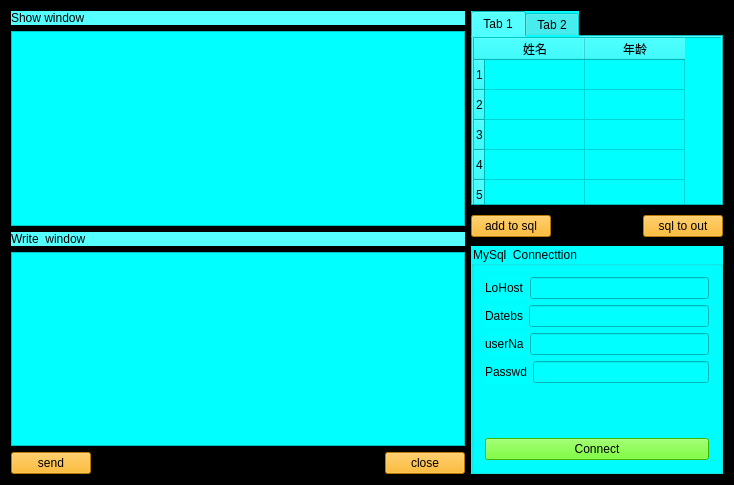
<?xml version="1.0" encoding="UTF-8"?>
<ui version="4.0">
 <class>ServerWidget</class>
 <widget class="QWidget" name="ServerWidget">
  <property name="geometry">
   <rect>
    <x>0</x>
    <y>0</y>
    <width>734</width>
    <height>485</height>
   </rect>
  </property>
  <property name="windowTitle">
   <string>ServerWidget</string>
  </property>
  <property name="styleSheet">
   <string notr="true">QWidget{
background-color: rgb(0, 0, 0);
}
QPushButton{
background-color: rgb(255, 170, 0);
}

QTabWidget{
background-color: rgb(85, 170, 0);
}</string>
  </property>
  <layout class="QHBoxLayout" name="horizontalLayout_8">
   <item>
    <layout class="QHBoxLayout" name="horizontalLayout_7">
     <item>
      <layout class="QVBoxLayout" name="verticalLayout_5">
       <item>
        <layout class="QVBoxLayout" name="verticalLayout_4">
         <item>
          <layout class="QVBoxLayout" name="verticalLayout">
           <item>
            <widget class="QLabel" name="label">
             <property name="styleSheet">
              <string notr="true">QWidget{
	font: 12pt &quot;Arial&quot;;
background-color: rgb(255, 255, 255);
	background-color: rgb(85, 255, 255);
}</string>
             </property>
             <property name="text">
              <string>Show window</string>
             </property>
            </widget>
           </item>
           <item>
            <widget class="QTextEdit" name="textEditRead">
             <property name="styleSheet">
              <string notr="true">background-color: rgb(0, 255, 255);
font: 14pt &quot;Arial&quot;;</string>
             </property>
             <property name="readOnly">
              <bool>true</bool>
             </property>
            </widget>
           </item>
          </layout>
         </item>
         <item>
          <layout class="QVBoxLayout" name="verticalLayout_2">
           <item>
            <widget class="QLabel" name="label_2">
             <property name="styleSheet">
              <string notr="true">QWidget{
	font: 12pt &quot;Arial&quot;;
background-color: rgb(85, 255, 255);
}</string>
             </property>
             <property name="text">
              <string>Write  window</string>
             </property>
            </widget>
           </item>
           <item>
            <widget class="QTextEdit" name="textEditWrite">
             <property name="styleSheet">
              <string notr="true">background-color: rgb(0, 255, 255);
font: 14pt &quot;Arial&quot;;</string>
             </property>
            </widget>
           </item>
          </layout>
         </item>
        </layout>
       </item>
       <item>
        <layout class="QHBoxLayout" name="horizontalLayout">
         <item>
          <widget class="QPushButton" name="btnSend">
           <property name="styleSheet">
            <string notr="true">font: 12pt &quot;Arial&quot;;</string>
           </property>
           <property name="text">
            <string>send</string>
           </property>
          </widget>
         </item>
         <item>
          <spacer name="horizontalSpacer">
           <property name="orientation">
            <enum>Qt::Horizontal</enum>
           </property>
           <property name="sizeHint" stdset="0">
            <size>
             <width>288</width>
             <height>20</height>
            </size>
           </property>
          </spacer>
         </item>
         <item>
          <widget class="QPushButton" name="btnClose">
           <property name="styleSheet">
            <string notr="true">font: 12pt &quot;Arial&quot;;</string>
           </property>
           <property name="text">
            <string>close</string>
           </property>
          </widget>
         </item>
        </layout>
       </item>
      </layout>
     </item>
     <item>
      <layout class="QVBoxLayout" name="verticalLayout_9">
       <item>
        <layout class="QVBoxLayout" name="verticalLayout_3">
         <item>
          <widget class="QTabWidget" name="tabWidget">
           <property name="styleSheet">
            <string notr="true">background-color: rgb(0, 255, 255);</string>
           </property>
           <property name="currentIndex">
            <number>0</number>
           </property>
           <widget class="QWidget" name="student">
            <attribute name="title">
             <string>Tab 1</string>
            </attribute>
            <widget class="QTableWidget" name="tableWidgetStu">
             <property name="geometry">
              <rect>
               <x>0</x>
               <y>0</y>
               <width>301</width>
               <height>421</height>
              </rect>
             </property>
             <property name="styleSheet">
              <string notr="true">font: 11pt &quot;Arial&quot;;
font: 75 12pt &quot;Arial&quot;;
background-color: rgb(0, 255, 255);</string>
             </property>
             <row>
              <property name="text">
               <string>1</string>
              </property>
             </row>
             <row>
              <property name="text">
               <string>2</string>
              </property>
             </row>
             <row>
              <property name="text">
               <string>3</string>
              </property>
             </row>
             <row>
              <property name="text">
               <string>4</string>
              </property>
             </row>
             <row>
              <property name="text">
               <string>5</string>
              </property>
             </row>
             <row>
              <property name="text">
               <string>6</string>
              </property>
             </row>
             <row>
              <property name="text">
               <string>7</string>
              </property>
             </row>
             <row>
              <property name="text">
               <string>8</string>
              </property>
             </row>
             <row>
              <property name="text">
               <string>9</string>
              </property>
             </row>
             <column>
              <property name="text">
               <string>姓名</string>
              </property>
             </column>
             <column>
              <property name="text">
               <string>年龄</string>
              </property>
             </column>
            </widget>
           </widget>
           <widget class="QWidget" name="programmer">
            <attribute name="title">
             <string>Tab 2</string>
            </attribute>
            <widget class="QTableWidget" name="tableWidgetPro">
             <property name="geometry">
              <rect>
               <x>0</x>
               <y>0</y>
               <width>291</width>
               <height>401</height>
              </rect>
             </property>
             <property name="styleSheet">
              <string notr="true">background-color: rgb(0, 255, 255);
font: 75 12pt &quot;Arial&quot;;</string>
             </property>
             <row>
              <property name="text">
               <string>1</string>
              </property>
             </row>
             <row>
              <property name="text">
               <string>2</string>
              </property>
             </row>
             <row>
              <property name="text">
               <string>3</string>
              </property>
             </row>
             <row>
              <property name="text">
               <string>4</string>
              </property>
             </row>
             <row>
              <property name="text">
               <string>5</string>
              </property>
             </row>
             <row>
              <property name="text">
               <string>6</string>
              </property>
             </row>
             <row>
              <property name="text">
               <string>7</string>
              </property>
             </row>
             <row>
              <property name="text">
               <string>8</string>
              </property>
             </row>
             <row>
              <property name="text">
               <string>9</string>
              </property>
             </row>
             <column>
              <property name="text">
               <string>姓名</string>
              </property>
             </column>
             <column>
              <property name="text">
               <string>年龄</string>
              </property>
             </column>
            </widget>
           </widget>
          </widget>
         </item>
         <item>
          <layout class="QHBoxLayout" name="horizontalLayout_2">
           <item>
            <widget class="QPushButton" name="btnToSql">
             <property name="minimumSize">
              <size>
               <width>56</width>
               <height>0</height>
              </size>
             </property>
             <property name="styleSheet">
              <string notr="true">alternate-background-color: qlineargradient(spread:pad, x1:0, y1:0, x2:1, y2:0, stop:0 rgba(0, 0, 0, 255), stop:1 rgba(255, 255, 255, 255));
font: 12pt &quot;Arial&quot;;</string>
             </property>
             <property name="text">
              <string>add to sql</string>
             </property>
            </widget>
           </item>
           <item>
            <spacer name="horizontalSpacer_2">
             <property name="orientation">
              <enum>Qt::Horizontal</enum>
             </property>
             <property name="sizeHint" stdset="0">
              <size>
               <width>28</width>
               <height>28</height>
              </size>
             </property>
            </spacer>
           </item>
           <item>
            <widget class="QPushButton" name="btnSqlOut">
             <property name="styleSheet">
              <string notr="true">font: 12pt &quot;Arial&quot;;</string>
             </property>
             <property name="text">
              <string>sql to out</string>
             </property>
            </widget>
           </item>
          </layout>
         </item>
        </layout>
       </item>
       <item>
        <widget class="QGroupBox" name="groupBox">
         <property name="styleSheet">
          <string notr="true">background-color: rgb(0, 255, 255);
font: 12pt &quot;Arial&quot;;</string>
         </property>
         <property name="title">
          <string>MySql  Connecttion</string>
         </property>
         <layout class="QVBoxLayout" name="verticalLayout_8">
          <item>
           <layout class="QVBoxLayout" name="verticalLayout_7">
            <item>
             <layout class="QVBoxLayout" name="verticalLayout_6">
              <item>
               <layout class="QHBoxLayout" name="horizontalLayout_3">
                <item>
                 <widget class="QLabel" name="label_3">
                  <property name="text">
                   <string>LoHost</string>
                  </property>
                 </widget>
                </item>
                <item>
                 <widget class="QLineEdit" name="lineEditLocaHost"/>
                </item>
               </layout>
              </item>
              <item>
               <layout class="QHBoxLayout" name="horizontalLayout_4">
                <item>
                 <widget class="QLabel" name="label_4">
                  <property name="text">
                   <string>Datebs</string>
                  </property>
                 </widget>
                </item>
                <item>
                 <widget class="QLineEdit" name="lineEditDateBs"/>
                </item>
               </layout>
              </item>
              <item>
               <layout class="QHBoxLayout" name="horizontalLayout_5">
                <item>
                 <widget class="QLabel" name="label_5">
                  <property name="text">
                   <string>userNa</string>
                  </property>
                 </widget>
                </item>
                <item>
                 <widget class="QLineEdit" name="lineEditUseName"/>
                </item>
               </layout>
              </item>
              <item>
               <layout class="QHBoxLayout" name="horizontalLayout_6">
                <item>
                 <widget class="QLabel" name="label_6">
                  <property name="styleSheet">
                   <string notr="true">font: 11pt &quot;Arial&quot;;
font: 12pt &quot;Arial&quot;;</string>
                  </property>
                  <property name="text">
                   <string>Passwd</string>
                  </property>
                 </widget>
                </item>
                <item>
                 <widget class="QLineEdit" name="lineEditPassWd"/>
                </item>
               </layout>
              </item>
             </layout>
            </item>
            <item>
             <spacer name="verticalSpacer">
              <property name="orientation">
               <enum>Qt::Vertical</enum>
              </property>
              <property name="sizeHint" stdset="0">
               <size>
                <width>20</width>
                <height>28</height>
               </size>
              </property>
             </spacer>
            </item>
            <item>
             <widget class="QPushButton" name="pushButton">
              <property name="styleSheet">
               <string notr="true">QWidget{background-color: rgb(85, 255, 0);}
</string>
              </property>
              <property name="text">
               <string>Connect</string>
              </property>
             </widget>
            </item>
           </layout>
          </item>
         </layout>
        </widget>
       </item>
      </layout>
     </item>
    </layout>
   </item>
  </layout>
 </widget>
 <layoutdefault spacing="6" margin="11"/>
 <resources/>
 <connections/>
</ui>
